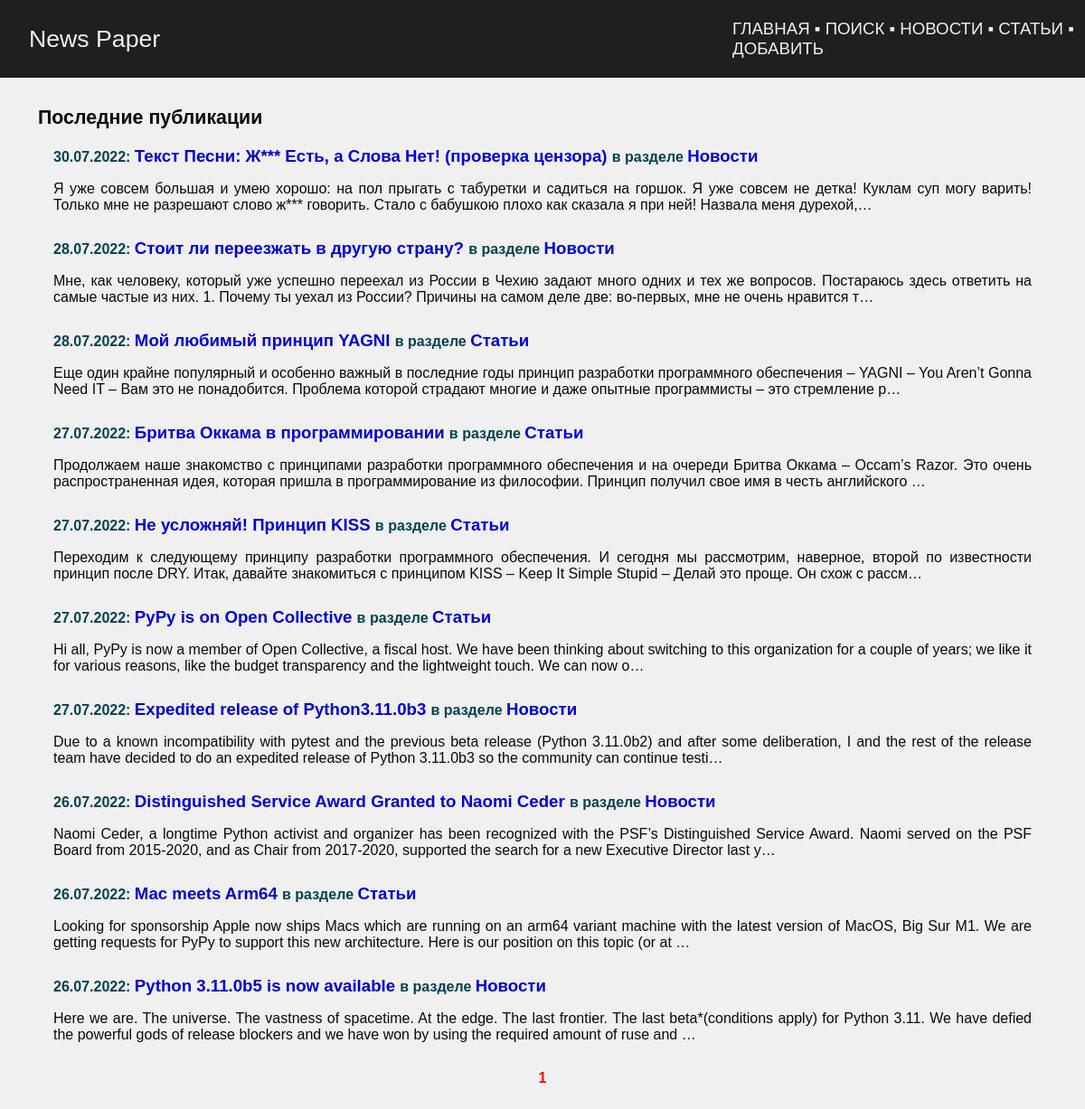
The app's page /, older data.
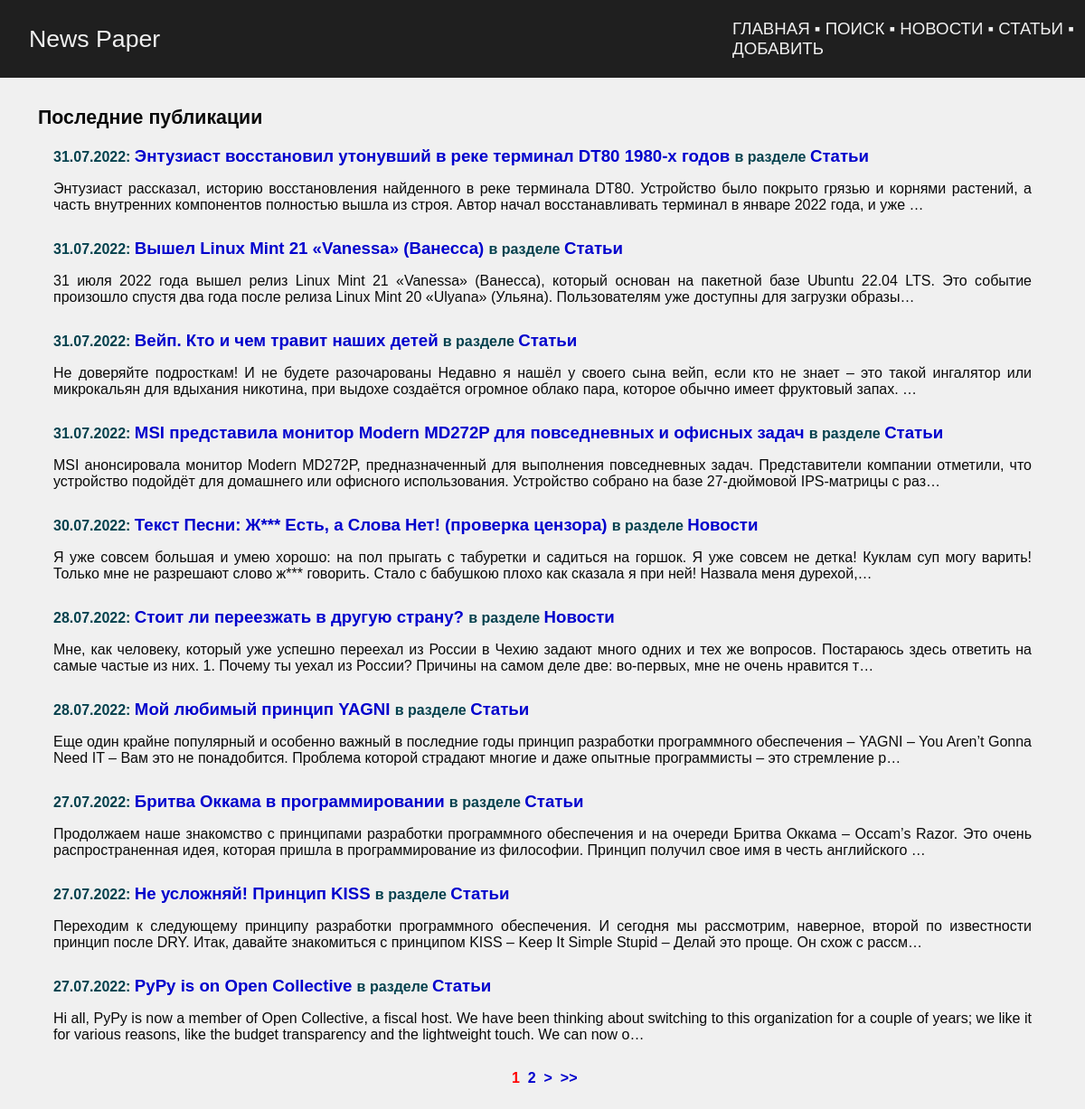
The same page, newer data.
### news/models.py (models this page shows, shortened)
class Post(models.Model):
    author_post = models.ForeignKey(
        Author, on_delete=models.CASCADE, verbose_name='Автор',
    )
    ARTICLE = 'ART'
    NEWS = 'NWS'
    CHOICE_CAT = [
        (ARTICLE, 'Статья'),
        (NEWS, 'Новость'),
    ]
    type_cat = models.CharField(
        max_length=3, choices=CHOICE_CAT, default=ARTICLE,
        verbose_name='Тип контента',
    )
    date_pub = models.DateTimeField(
        auto_now_add=True, verbose_name='Дата публикации',
    )
    post_cat = models.ManyToManyField(
        Category, through='PostCategory', verbose_name='Категория',
    )
    name = models.CharField(
        max_length=128,
        verbose_name='Название',
    )
    content = models.TextField(
        verbose_name='Контент',
    )
    content_rate = models.SmallIntegerField(
        default=0,
        verbose_name='Рейтинг',
    )
    class Meta:
        verbose_name = 'Пост'
        verbose_name_plural = 'Посты'

### news/views.py (the view)
# urls.py: path('', IndexView.as_view(), name='index'),
class IndexView(generic.ListView):
    model = Post
    ordering = '-date_pub'
    template_name = 'posts.html'
    context_object_name = 'posts'
    paginate_by = 10

### news/templatetags/censor.py (called while the page is built)
@register.filter()
def censor(in_text):
    censured_text = in_text
    with open('static/json/bad_words.json', 'r') as censor_file:
        bad_text = json.load(censor_file)
    for word in censured_text.split():
        if word.lower() in bad_text:
            censured_text = censured_text.replace(
                word,
                f'{word[0]}{"*" * (len(word) - 1)}'
            )
    return censured_text

@register.filter()
def liter(in_word):
    return f'{in_word[:-1]}и'

### news/templatetags/news_tags.py (called while the page is built)
@register.simple_tag(takes_context=True)
def url_replace(context, **kwargs):
    d = context['request'].GET.copy()
    for k, v in kwargs.items():
        d[k] = v
    return d.urlencode()

### templates/posts.html (shortened to what this page needs)
{% extends 'default.html' %}
{% load censor %}
{% load news_tags %}
{% block content %}
<table class="news">
    <tr>
        <th>
            Последние публикации
        </th>
    </tr>
    <tr>
        <td>
            <table>
            {% for post in posts %}
            <tr>
                <td>
                    <span class="metanews">
                        {{ post.date_pub|date:'d.m.Y' }}:
                    </span>
                    <a class="news_title" href="{% url 'news:detail' post.id %}">
                        {{ post.name|censor }}
                    </a>
                    <span class="metanews">
                        в разделе
                    </span>
                    {% if post.type_cat == 'NWS' %}
                        <a class="news_title" href="{% url 'news:news' %}">
                            {{ post.get_type_cat_display|liter }}
                        </a>
                    {% elif post.type_cat == 'ART' %}
                        <a class="news_title" href="{% url 'news:articles' %}">
                            {{ post.get_type_cat_display|liter }}
                        </a>
                    {% else %}
                        <a class="news_title" href="#">
                            #
                        </a>
                    {% endif %}
                    <br>
                    <p>{{ post.content|censor|truncatechars:250 }}</p>
                </td>
            </tr>
            {% endfor %}
            </table>
        </td>
    </tr>
</table>
<div class="pagination">
    <span class="current">&nbsp;{{ page_obj.number }}&nbsp;</span>
    {% if page_obj.has_next %}
        <a href="?{% url_replace page=page_obj.next_page_number %}">{{ page_obj.next_page_number }}</a>
        <a href="?{% url_replace page=page_obj.next_page_number %}">&nbsp;></a>
        <a href="?{% url_replace page=page_obj.paginator.num_pages %}">&nbsp;>></a>
    {% endif %}
</div>
{% endblock content %}

Row changes from the older to the newer data that the page shows:
no longer on this page (row unchanged): Post: date_pub "27.07.2022", name|censor "Expedited release of Python3.11.0b3", type_cat|liter "Новости", content|censor "Due to a known incompatibility with pytest and the previous beta release (Python 3.11.0b2) and after some deliberation, I and the rest of the release team have decided to do an expedited release of Python 3.11.0b3 so the community can continue testi…"
no longer on this page (row unchanged): Post: date_pub "26.07.2022", name|censor "Distinguished Service Award Granted to Naomi Ceder", type_cat|liter "Новости", content|censor "Naomi Ceder, a longtime Python activist and organizer has been recognized with the PSF’s Distinguished Service Award. Naomi served on the PSF Board from 2015-2020, and as Chair from 2017-2020, supported the search for a new Executive Director last y…"
no longer on this page (row unchanged): Post: date_pub "26.07.2022", name|censor "Mac meets Arm64", type_cat|liter "Статьи", content|censor "Looking for sponsorship Apple now ships Macs which are running on an arm64 variant machine with the latest version of MacOS, Big Sur M1. We are getting requests for PyPy to support this new architecture. Here is our position on this topic (or at …"
no longer on this page (row unchanged): Post: date_pub "26.07.2022", name|censor "Python 3.11.0b5 is now available", type_cat|liter "Новости", content|censor "Here we are. The universe. The vastness of spacetime. At the edge. The last frontier. The last beta*(conditions apply) for Python 3.11. We have defied the powerful gods of release blockers and we have won by using the required amount of ruse and …"
added Post: date_pub "31.07.2022", name|censor "Энтузиаст восстановил утонувший в реке терминал DT80 1980-х годов", type_cat|liter "Статьи", content|censor "Энтузиаст рассказал, историю восстановления найденного в реке терминала DT80. Устройство было покрыто грязью и корнями растений, а часть внутренних компонентов полностью вышла из строя. Автор начал восстанавливать терминал в январе 2022 года, и уже …"
added Post: date_pub "31.07.2022", name|censor "Вышел Linux Mint 21 «Vanessa» (Ванесса)", type_cat|liter "Статьи", content|censor "31 июля 2022 года вышел релиз Linux Mint 21 «Vanessa» (Ванесса), который основан на пакетной базе Ubuntu 22.04 LTS. Это событие произошло спустя два года после релиза Linux Mint 20 «Ulyana» (Ульяна). Пользователям уже доступны для загрузки образы…"
added Post: date_pub "31.07.2022", name|censor "Вейп. Кто и чем травит наших детей", type_cat|liter "Статьи", content|censor "Не доверяйте подросткам! И не будете разочарованы Недавно я нашёл у своего сына вейп, если кто не знает – это такой ингалятор или микрокальян для вдыхания никотина, при выдохе создаётся огромное облако пара, которое обычно имеет фруктовый запах. …"
added Post: date_pub "31.07.2022", name|censor "MSI представила монитор Modern MD272P для повседневных и офисных задач", type_cat|liter "Статьи", content|censor "MSI анонсировала монитор Modern MD272P, предназначенный для выполнения повседневных задач. Представители компании отметили, что устройство подойдёт для домашнего или офисного использования. Устройство собрано на базе 27-дюймовой IPS-матрицы с раз…"
Text that changed along with them:
{{ page_obj.next_page_number }}: (not shown) → "2"
